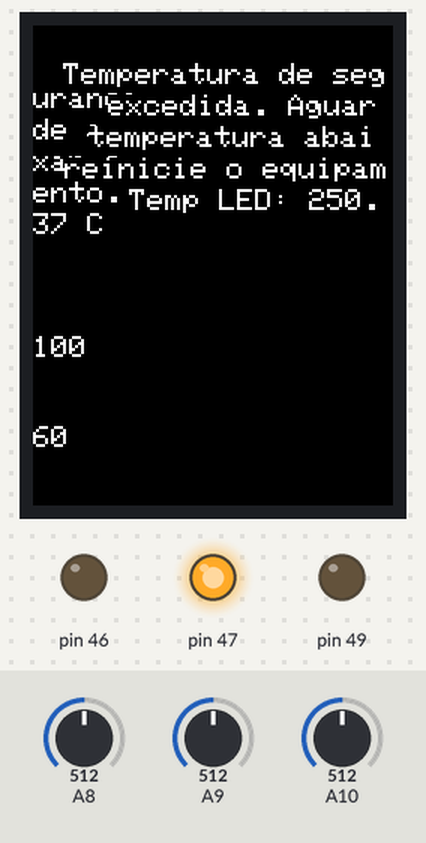
Bench run of a program on a simulated Arduino Mega 2560, built for the host (arithmetic inside an expression is 32-bit, double 64-bit). Shown: 240×320 colour display, output pins drawn as LEDs (lit = HIGH). Inputs (shaded band) come from the test bench; at power-on: A9 = 512, A8 = 512, A10 = 512. Storage starts empty.

Above: at 1.4 s.
1.5 s: A9 set to 716
At 3.3 s:
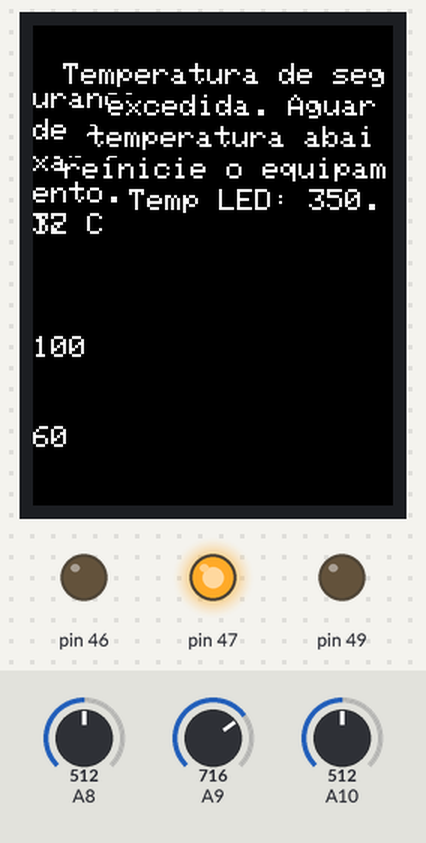
3.7 s: A9 set to 900
At 4.9 s:
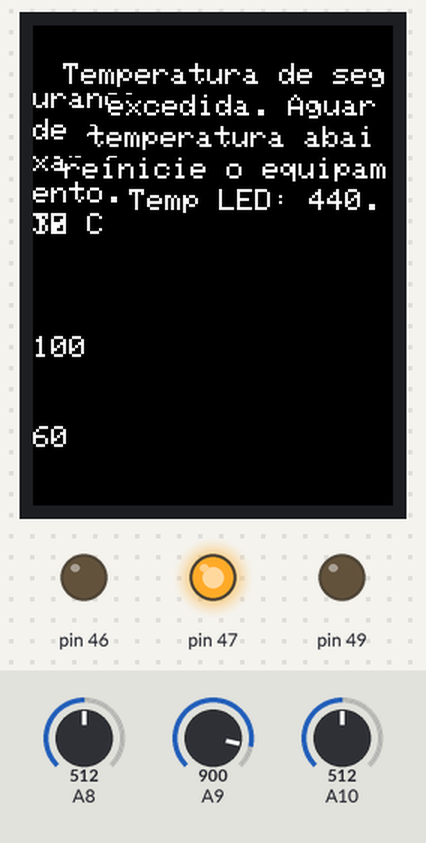
5.7 s: A9 set to 1010
At 7.7 s:
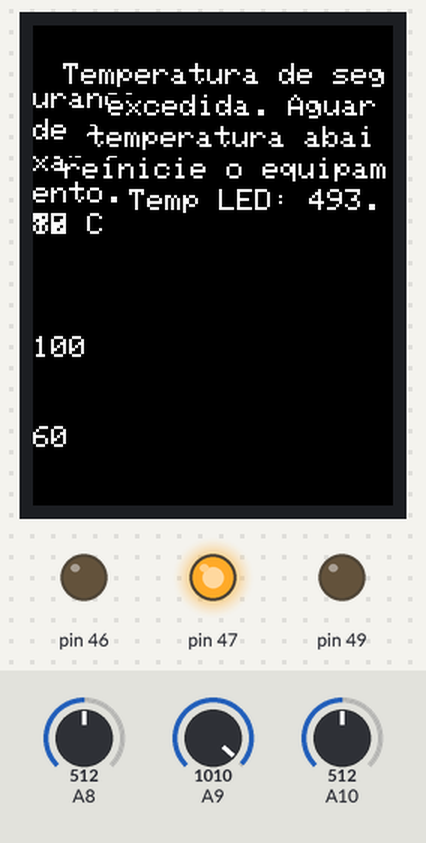
Timing chart, 0 to 9.2 s (numbered marks = the images above; inputs shaded):
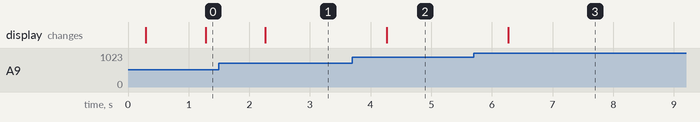

Measured:
- after the input at 1.5 s, the display: changes after 0.76 s (image 1)
- after the input at 3.7 s, the display: changes after 0.57 s (image 2)
- after the input at 5.7 s, the display: changes after 0.57 s (image 3)

The program:

main.cpp
```cpp
#include <Arduino.h>
#include <MCUFRIEND_kbv.h>
#include <TouchScreen.h>

#include "widget.hpp"
#include "nav.hpp"
#include "sensors.hpp"
#include "head.hpp"
#include "datalog.hpp"

#include "scr_config.hpp"
#include "scr_play.hpp"
#include "scr_error.hpp"
#include "scr_preheat.hpp"

MCUFRIEND_kbv tft;
// ALL Touch panels and wiring is DIFFERENT
// copy-paste results from MCUFRIEND_kbv/examples/TouchScreen_Calibr_native.ino
const int XP=8,XM=A2,YP=A3,YM=9; //320x480 ID=0x9486
const int TS_LEFT=149,TS_RT=923,TS_TOP=954,TS_BOT=90;


// const int XP=8,XM=A2,YP=A3,YM=9; //320x480 ID=0x9486
// const int TS_LEFT=111,TS_RT=927,TS_TOP=935,TS_BOT=89;

TouchScreen ts = TouchScreen(XP, YP, XM, YM, 300);
TSPoint tp;
uint16_t ID;

LEDHead head{46, 47, A10, A9, A8, 5, 0.489, 5, 0.003612, 75.0};
Logger logger{&head, 49};

void setup(void){
	head.init();

	logger.init("pdt660a.bin");

	sys.set_home(&config);
	tft.reset();
	ID = tft.readID();
	tft.begin(ID);
	tft.setRotation(0);   // Portrait orientation
	tft.fillScreen(BLACK);
	tft.setCursor(51, 465);
	tft.print("Andre Mariano e Paulo Souza - IF UnB");

	Config::add_widgets();
	Play::add_widgets();
	Error::add_widgets();
	Preheat::add_widgets();

	sys.enter();
}

void loop(){
	uint16_t xpos = 0, ypos = 0;  //screen coordinates
	tp = ts.getPoint();   //tp.x, tp.y are ADC values
	// if sharing pins, you'll need to fix the directions of the touchscreen pins
	pinMode(XM, OUTPUT);
	pinMode(YP, OUTPUT);
	// we have some minimum pressure we consider 'valid'
	// pressure of 0 means no pressing!
	if(tp.z > 200 && tp.z < 1000){
		xpos = map(tp.x, TS_LEFT, TS_RT, 0, tft.width());
		ypos = map(tp.y, TS_TOP, TS_BOT, 0, tft.height());
	}


	sys.loop(xpos, ypos);
	head.step();
	if(!head.temp_safe()){
		head.MOSFET_off();
		sys.goto_screen(&error);
	}
	if(sys.once_per_sec() && head.MOSFET_is_on() && logger.is_active()){
		logger.log_to_file();
	}
}
```

scr_error.hpp
```cpp
#include <nav.hpp>
#include <sensors.hpp>
#include <head.hpp>

extern MCUFRIEND_kbv tft;
extern Router sys;
extern LEDHead head;

Page error{&tft};

namespace Error{

void lbl1_set();
void lbl2_set();
void lbl3_set();
void lbl4_set();
void lbl5_set();

Label lbl1{20, 25, 2, WHITE, lbl1_set};
Label lbl2{50, 25+lbl1.get_wid()+5, 2, WHITE, lbl2_set};
Label lbl3{37, 25+2*(lbl1.get_wid()+5), 2, WHITE, lbl3_set};
Label lbl4{21, 25+3*(lbl1.get_wid()+5), 2, WHITE, lbl4_set};
Label lbl5{64, 25+4*(lbl1.get_wid()+5), 2, WHITE, lbl5_set};

void lbl1_set(){ snprintf(lbl1.text, 25, "Temperatura de seguranca"); }
void lbl2_set(){ snprintf(lbl2.text, 25, "excedida. Aguarde a"); }
void lbl3_set(){ snprintf(lbl3.text, 25, "temperatura abaixar e"); }
void lbl4_set(){ snprintf(lbl4.text, 25, "reinicie o equipamento."); }
void lbl5_set(){ snprintf(lbl5.text, 25, "Temp LED: %s C", head.LED_temperature_string); }

void add_widgets(){
	error.add_widget(&lbl1);
	error.add_widget(&lbl2);
	error.add_widget(&lbl3);
	error.add_widget(&lbl4);
	error.add_widget(&lbl5);
}

} // namespace Error
```

scr_play.hpp
```cpp
#include <nav.hpp>
#include <sensors.hpp>
#include <head.hpp>

extern MCUFRIEND_kbv tft;
extern Page config;
extern Slider slider2;
extern Router sys;
extern LEDHead head;
extern uint8_t pwm;

namespace Config{
extern Toggle toggle2;
} // namespace Config


Page play{&tft};

namespace Play{

void btn1_cb();
void btn2_cb();
void tmr1_cb();
void lbl1_set();
void lbl2_set();
void lbl3_set();

Button btn1{80, 380, "Encerrar", btn1_cb};
Button btn2{80, 180, "Iluminar", btn2_cb};
Timer tmr1{67, 240, tmr1_cb};	// For ON TIME
Label lbl1{30, 60, 2, WHITE, lbl1_set};
Label lbl2{30, 90, 2, WHITE, lbl2_set};
Label lbl3{30, 120, 2, WHITE, lbl3_set};

void btn1_cb(){
	sys.goto_screen(&config);
	head.MOSFET_off();
}

void btn2_cb(){
	btn2.erase(&tft);
	btn2.deactivate();
	head.switch_relay();
	if(Config::toggle1.is_toggled())	tmr1.arming_event(Config::slider4.get_val());
	else							tmr1.arming_event(Config::slider2.get_val()*60);
	tmr1.draw(&tft);
}


void tmr1_cb(){
	if(Config::toggle2.is_toggled()){
		btn2.activate();
		head.switch_relay();
		btn2.draw(&tft);
	}else{
		sys.goto_screen(&config);
		head.MOSFET_off();
	}
}

void lbl1_set(){ snprintf(lbl1.text, 25, "Temp LED: %s C", head.LED_temperature_string); }
void lbl2_set(){ snprintf(lbl2.text, 25, "Temp MOSFET: %s C", head.MOSFET_temperature_string); }
void lbl3_set(){ snprintf(lbl3.text, 25, "Corrente: %s A", head.amps_string); }

void add_widgets(){
	play.add_widget(&btn1);
	play.add_widget(&btn2);
	play.add_widget(&tmr1);
	play.add_widget(&lbl1);
	play.add_widget(&lbl2);
	play.add_widget(&lbl3);
}

} // namespace Play
```

scr_preheat.hpp
```cpp
#include "nav.hpp"
#include "sensors.hpp"
#include "head.hpp"
#include "datalog.hpp"

extern MCUFRIEND_kbv tft;
extern Page config, play;
extern Router sys;
extern LEDHead head;
extern Logger logger;
extern uint8_t pwm;

Page preheat{&tft};

namespace Preheat{

void tmr1_cb();
void btn1_cb();
void btn2_cb();

Timer tmr1{67, 240, tmr1_cb};
Button btn1{115, 60, "Parar", btn1_cb};
Button btn2{95, 360, "Iluminar", btn2_cb};

void tmr1_cb(){
	btn2.activate();
	btn2.draw(&tft);
}

void btn1_cb(){
	sys.goto_screen(&config);
	head.MOSFET_off();
}

void btn2_cb(){
	sys.goto_screen(&play);
	logger.stamp_file(";LED start\n");
	Play::btn2.deactivate();
	if(Config::toggle1.is_toggled())	Play::tmr1.arming_event(Config::slider4.get_val());
	else							Play::tmr1.arming_event(Config::slider2.get_val()*60);
	head.switch_relay();
}

void add_widgets(){
	preheat.add_widget(&tmr1);
	preheat.add_widget(&btn1);
	preheat.add_widget(&btn2);
}
}	// namespace Preheat
```

scr_config.hpp
```cpp
#include <math.h>
#include "nav.hpp"
#include "head.hpp"
#include "datalog.hpp"

extern MCUFRIEND_kbv tft;
extern Router sys;
extern Page preheat;
extern LEDHead head;
extern Logger logger;
uint8_t pwm;

namespace Preheat{
	extern Timer tmr1;
	extern Button btn2;
}

Page config{&tft};

namespace Config{

void tgl1_cb();
void lbl1_set();
void lbl2_set();
void btn1_cb();

Toggle toggle1{108, 40, "Curto", tgl1_cb};
Toggle toggle2{90, 95, "Segurar", nullptr};
Slider slider1{40, 160, "Potencia", 0, 100, 1, "%"};
Slider slider2{40, 220, "Tempo on", 0, 60, 1, "min"};
// Slider slider3{40, 280, "Distancia", 9, 9, 1, "cm"};
Slider slider4{40, 220, "Tempo on", 0, 30, 1, "s"};
Label lbl1{26, 346, 2, YELLOW, lbl1_set};
Label lbl2{70, 365, 2, YELLOW, lbl2_set};
Button btn1{90, 410, "Iniciar", btn1_cb};

void tgl1_cb(){
	if(slider2.is_active()){
		slider2.deactivate();
		slider2.erase(&tft);
		slider4.activate();
		slider4.draw(&tft);
	}else{
		slider4.deactivate();
		slider4.erase(&tft);
		slider2.activate();
		slider2.draw(&tft);
	}
}

void lbl1_set(){
	snprintf(lbl1.text, 25, "Irrad. a 9cm em mW/cm2");
}

void lbl2_set(){
	double irradiance = 1.1*static_cast<double>(slider1.get_val());
	char buf[7];
	snprintf(lbl2.text, 25, "%s", dtostrf(irradiance, 6, 2, buf));
}

void btn1_cb(){
	if((slider2.get_val() == 0 && !toggle1.is_toggled()) || (slider4.get_val() == 0 && toggle1.is_toggled()))
		return;
	head.relay_off();
	delay(35);
	pwm = map(slider1.get_val(), 0, 100, 0, 255);
	Preheat::tmr1.arming_event(120);
	Preheat::btn2.deactivate();
	sys.goto_screen(&preheat);
	logger.stamp_file(";preheat start\n");
	head.MOSFET_on(pwm);
}

void add_widgets(){
	config.add_widget(&toggle1);
	config.add_widget(&toggle2);
	config.add_widget(&slider1);
	config.add_widget(&slider2);
	// config.add_widget(&slider3);
	config.add_widget(&slider4);
	config.add_widget(&lbl1);
	config.add_widget(&lbl2);
	config.add_widget(&btn1);

	slider4.deactivate();
}

} // namespace Config
```
